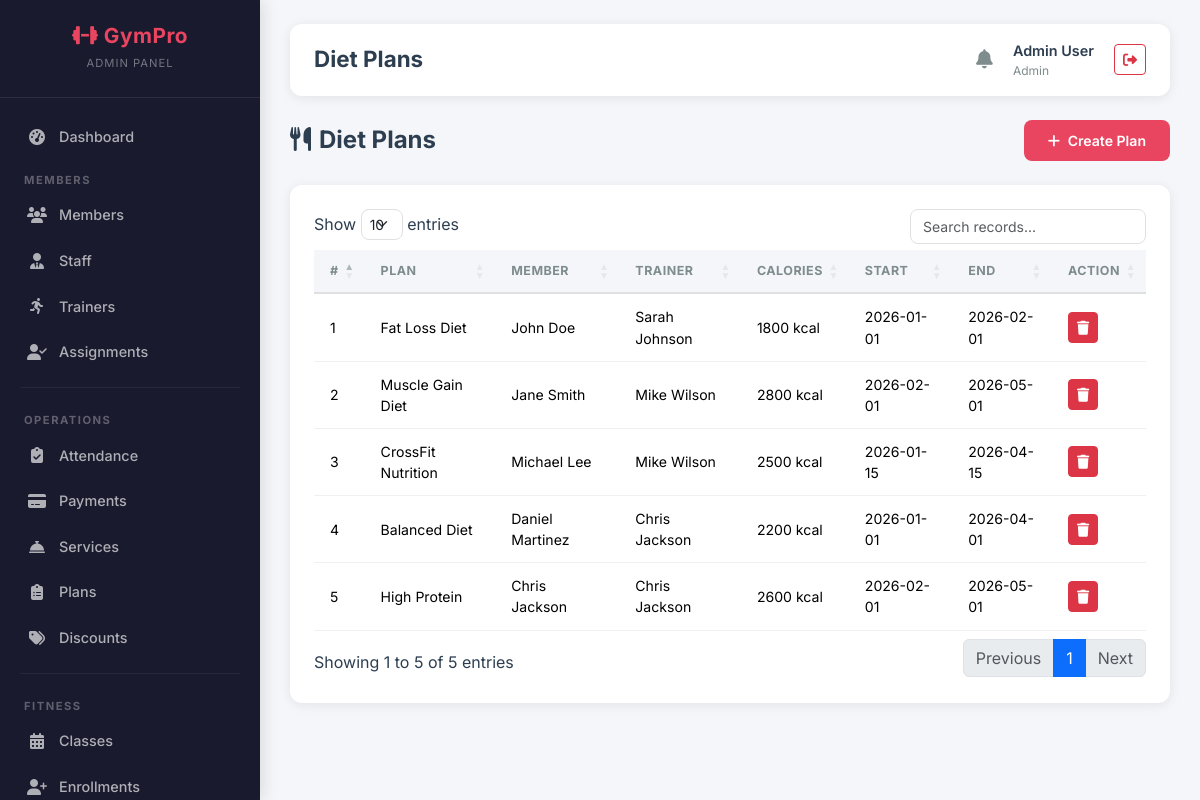
/admin/diet_plans.php (signed in), run on the app's committed database.
### tables this page shows
CREATE TABLE diet_plans (
    diet_id INT AUTO_INCREMENT PRIMARY KEY,
    member_id INT,
    trainer_id INT,
    plan_name VARCHAR(100) NOT NULL,
    calorie_target INT,
    start_date DATE,
    end_date DATE,
    created_at TIMESTAMP DEFAULT CURRENT_TIMESTAMP,
    FOREIGN KEY (member_id) REFERENCES users(user_id) ON DELETE CASCADE,
    FOREIGN KEY (trainer_id) REFERENCES trainers(trainer_id)
);

CREATE TABLE users (
    user_id INT AUTO_INCREMENT PRIMARY KEY,
    full_name VARCHAR(100) NOT NULL,
    email VARCHAR(100) UNIQUE NOT NULL,
    password VARCHAR(255) NOT NULL,
    phone VARCHAR(20),
    gender ENUM('male','female','other'),
    role ENUM('admin','staff','customer') DEFAULT 'customer',
    status ENUM('active','pending','expired','frozen') DEFAULT 'pending',
    profile_pic VARCHAR(255),
    address TEXT,
    dob DATE,
    created_at TIMESTAMP DEFAULT CURRENT_TIMESTAMP
);

### admin/diet_plans.php (the view, shortened to what this page needs)
<?php
require_once __DIR__ . '/../config/db.php';
$plans = $pdo->query("SELECT dp.*, u.full_name as member_name, tu.full_name as trainer_name FROM diet_plans dp JOIN users u ON dp.member_id = u.user_id LEFT JOIN trainers t ON dp.trainer_id = t.trainer_id LEFT JOIN users tu ON t.user_id = tu.user_id ORDER BY dp.created_at DESC")->fetchAll();
include __DIR__ . '/../includes/header.php';
?>
<div class="page-header"><h4><i class="fas fa-utensils me-2"></i>Diet Plans</h4>
    <button class="btn btn-accent" data-bs-toggle="modal" data-bs-target="#addModal"><i class="fas fa-plus me-1"></i> Create Plan</button></div>
<div class="card-custom"><div class="card-body">
    <table class="table table-custom datatable">
        <thead><tr><th>#</th><th>Plan</th><th>Member</th><th>Trainer</th><th>Calories</th><th>Start</th><th>End</th><th>Action</th></tr></thead>
        <tbody>
        <?php foreach ($plans as $i => $p): ?>
        <tr><td><?= $i+1 ?></td><td><?= htmlspecialchars($p['plan_name']) ?></td><td><?= htmlspecialchars($p['member_name']) ?></td><td><?= htmlspecialchars($p['trainer_name'] ?? 'N/A') ?></td><td><?= $p['calorie_target'] ?> kcal</td><td><?= $p['start_date'] ?></td><td><?= $p['end_date'] ?? 'Ongoing' ?></td>
        <td><button class="btn btn-danger btn-sm" onclick="confirmDelete('?delete=<?= $p['diet_id'] ?>','<?= htmlspecialchars($p['plan_name']) ?>')"><i class="fas fa-trash"></i></button></td></tr>
        <?php endforeach; ?></tbody></table></div></div>
<?php include __DIR__ . '/../includes/footer.php'; ?>

### assets/css/custom.css (style rules this page uses)
:root { --sidebar-bg: #1a1a2e; --sidebar-hover: #16213e; --sidebar-active: #0f3460; --accent: #e94560; --accent-hover: #c81e45; --accent-light: rgba(233, 69, 96, 0.15); --bg-light: #f4f6f9; --bg-white: #ffffff; --text-dark: #2c3e50; --text-muted: #7f8c8d; --text-light: #ecf0f1; --border-color: #e0e0e0; --shadow: 0 2px 12px rgba(0, 0, 0, 0.08); --shadow-lg: 0 8px 30px rgba(0, 0, 0, 0.12); --radius: 12px; --radius-sm: 8px; --transition: all 0.3s ease; --font-main: 'Inter', sans-serif; }
* { box-sizing: border-box; }
body { font-family: var(--font-main); background: var(--bg-light); color: var(--text-dark); margin: 0; padding: 0; min-height: 100vh; }
.card-custom { background: var(--bg-white); border-radius: var(--radius); box-shadow: var(--shadow); border: none; overflow: hidden; transition: var(--transition); }
.card-custom .card-body { padding: 24px; }
.table-custom { width: 100%; border-collapse: separate; border-spacing: 0; }
.table-custom thead th { background: var(--bg-light); font-size: 0.78rem; font-weight: 700; text-transform: uppercase; letter-spacing: 0.5px; color: var(--text-muted); padding: 12px 16px; border-bottom: 2px solid var(--border-color); }
.table-custom tbody td { padding: 12px 16px; font-size: 0.88rem; border-bottom: 1px solid #f0f0f0; vertical-align: middle; }
.btn-accent { background: var(--accent); color: #fff; border: none; padding: 10px 24px; border-radius: var(--radius-sm); font-weight: 600; font-size: 0.88rem; transition: var(--transition); cursor: pointer; }
.page-header { display: flex; justify-content: space-between; align-items: center; margin-bottom: 24px; flex-wrap: wrap; gap: 12px; }
.page-header h4 { font-weight: 700; margin: 0; }

### data on the page
diet_plans: plan_name "Fat Loss Diet", member.full_name "John Doe", users.full_name "Sarah Johnson", calorie_target "1800", start_date "2026-01-01", end_date "2026-02-01"
diet_plans: plan_name "Muscle Gain Diet", member.full_name "Jane Smith", users.full_name "Mike Wilson", calorie_target "2800", start_date "2026-02-01", end_date "2026-05-01"
diet_plans: plan_name "CrossFit Nutrition", member.full_name "Michael Lee", users.full_name "Mike Wilson", calorie_target "2500", start_date "2026-01-15", end_date "2026-04-15"
diet_plans: plan_name "Balanced Diet", member.full_name "Daniel Martinez", users.full_name "Chris Jackson", calorie_target "2200", start_date "2026-01-01", end_date "2026-04-01"
diet_plans: plan_name "High Protein", member.full_name "Chris Jackson", calorie_target "2600", start_date "2026-02-01", end_date "2026-05-01"

### other printed values
$page_title "Diet Plans"
$_SESSION['full_name'] "Admin User"
$_SESSION['role'] "Admin"
